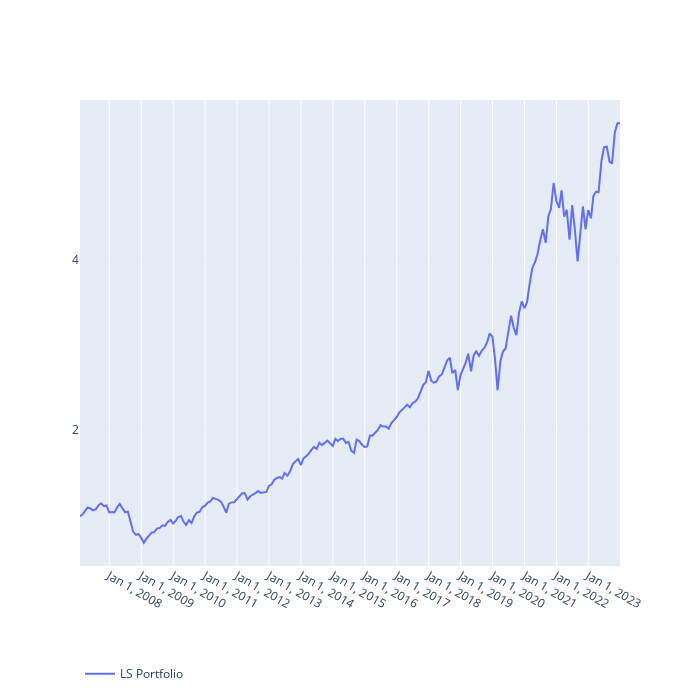

Here is the notebook cell this chart was saved with:
### Code cell
plot_lines(return_values.to_frame())

### Figure 1 — Plotly figure (JSON) as saved in the notebook; plotly's stock layout.template omitted (floating-point values rounded to 4 significant figures; data arrays with more than 128 entries replaced by an {"elided": "..."} marker saying what was removed)
{"data": [{"name": "LS Portfolio", "showlegend": true, "type": "scatter", "x": {"elided": "204 str values"}, "y": {"elided": "204 float values"}}], "layout": {"height": 700, "legend": {"orientation": "h", "x": 0, "xanchor": "left", "y": -0.2, "yanchor": "top"}, "width": 700, "xaxis": {"autorange": true, "range": ["2007-01-31", "2023-12-29"], "tickvals": [2007, 2008, 2009, 2010, 2011, 2012, 2013, 2014, 2015, 2016, 2017, 2018, 2019, 2020, 2021, 2022, 2023], "type": "date"}, "yaxis": {"autorange": true, "dtick": 2, "gridcolor": "LightGrey", "gridwidth": 0.1, "range": [0.403, 5.873], "showgrid": true, "type": "linear"}}}
